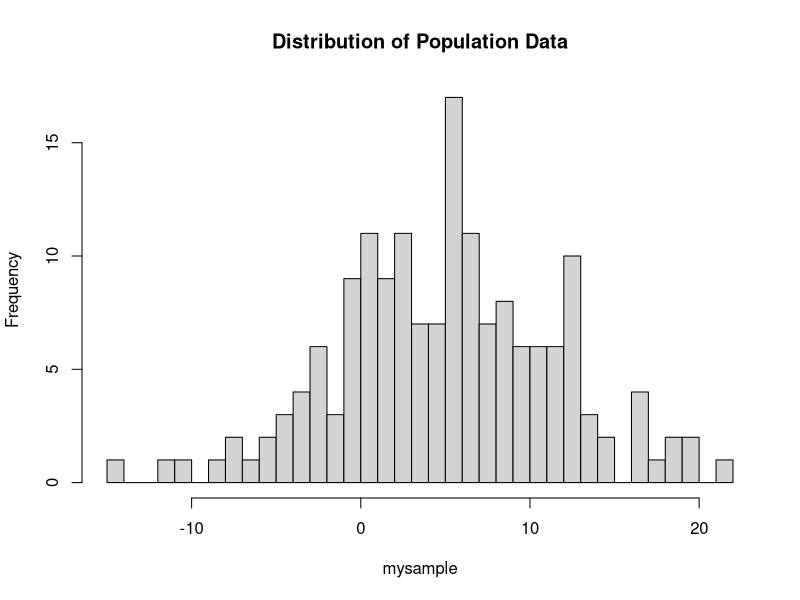
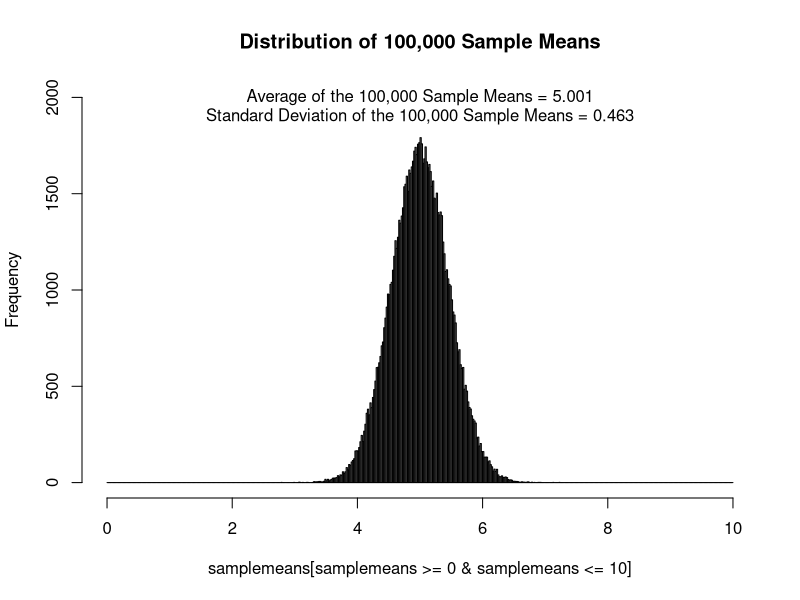

Source code (R) for these figures, in order:
# LOAD R PACKAGES ----

# load R packages
library(psych)

# SPECIFY POPULATION PARAMETERS ----

# simulation inputs
pop_mean <- 5         # population mean
pop_sd <- 5.96        # population standard deviation
sample_N <- 165       # sample size
normal_data <- TRUE   # TRUE = normal data, FALSE = skewed data

# GENERATE AND INSPECT ONE SAMPLE OF DATA ----

# simulate artificial data set from the population
if(normal_data){ # simulate normal data
  mysample <- rnorm(n = sample_N, mean = pop_mean, sd = pop_sd)
} else { # simulate skewed data
  mysample <- pop_mean + ((rchisq(sample_N, pop_mean) - pop_mean)/sqrt(2*pop_mean)) * pop_sd
}

# graph the simulated sample data
hist(mysample, breaks = 50, main = 'Distribution of Population Data')

# descriptive statistics for the simulated sample data
describe(mysample)

# SIMULATION WITH 100,000 RANDOM SAMPLES OF DATA ----

# initialize data set to hold 100,000 sample means
samplemeans <- rep(0, 100000)
# loop to draw 100,000 random samples
for(s in 1:100000){
  if(normal_data){ # normal data
    sampledata <- rnorm(n = sample_N, mean = pop_mean, sd = pop_sd)
  } else { # skewed data
    sampledata <- pop_mean + ((rchisq(sample_N, pop_mean) - pop_mean)/sqrt(2*pop_mean)) * pop_sd
  }
  # store the sample mean in element of s
  samplemeans[s] <- mean(sampledata)
}

# graph sampling distribution of the sample means
hist(samplemeans[samplemeans >= 0 & samplemeans <= 10], xlim = c(0,10), ylim = c(0,2000), breaks = seq(0,10, by = .02), main = 'Distribution of 100,000 Sample Means')
text(5, 2000, paste0('Average of the 100,000 Sample Means = ', round(mean(samplemeans), 3)))
text(5, 1900, paste0('Standard Deviation of the 100,000 Sample Means = ', round(sd(samplemeans), 3)))
